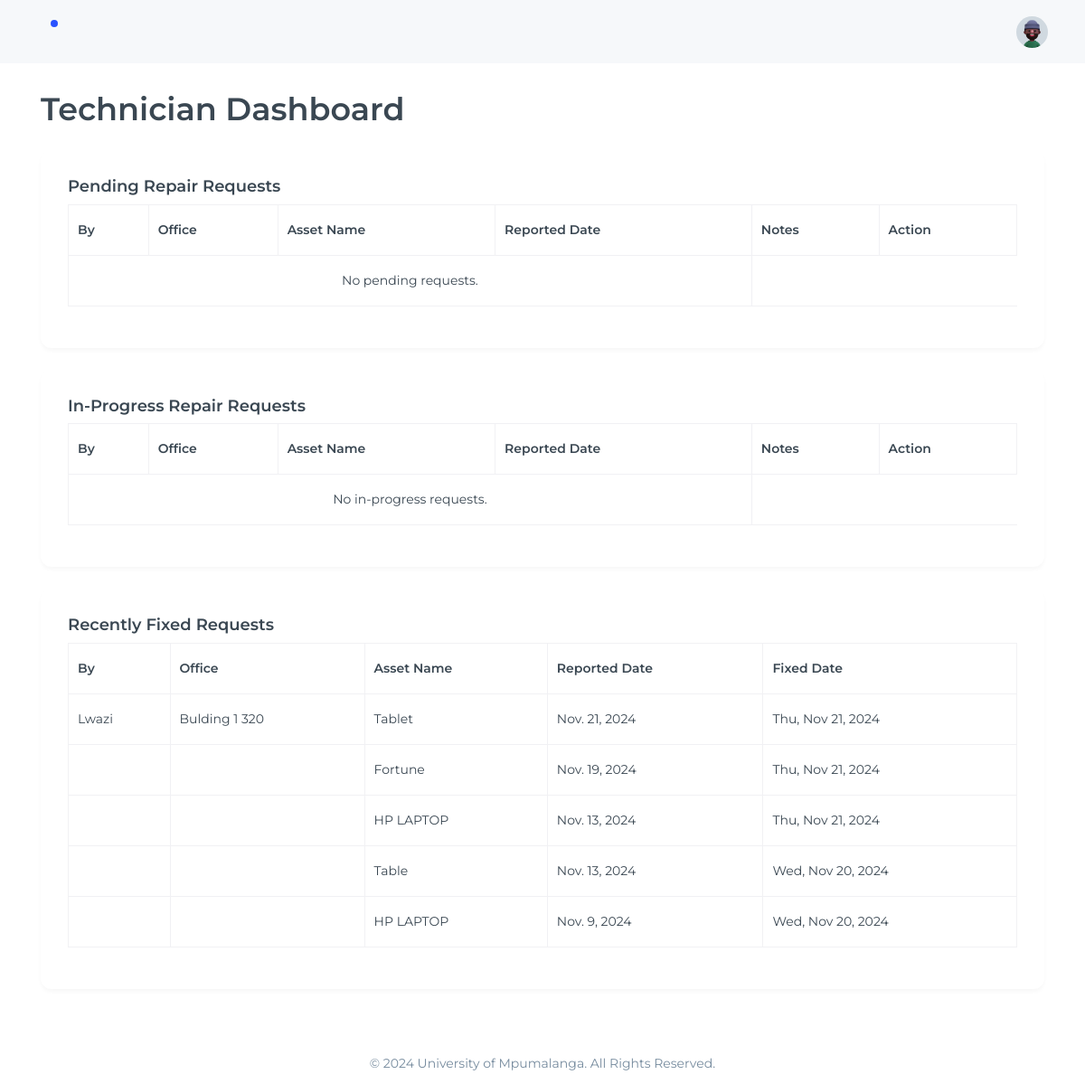
/technician/dashboard/, run on an earlier commit of the app's database.
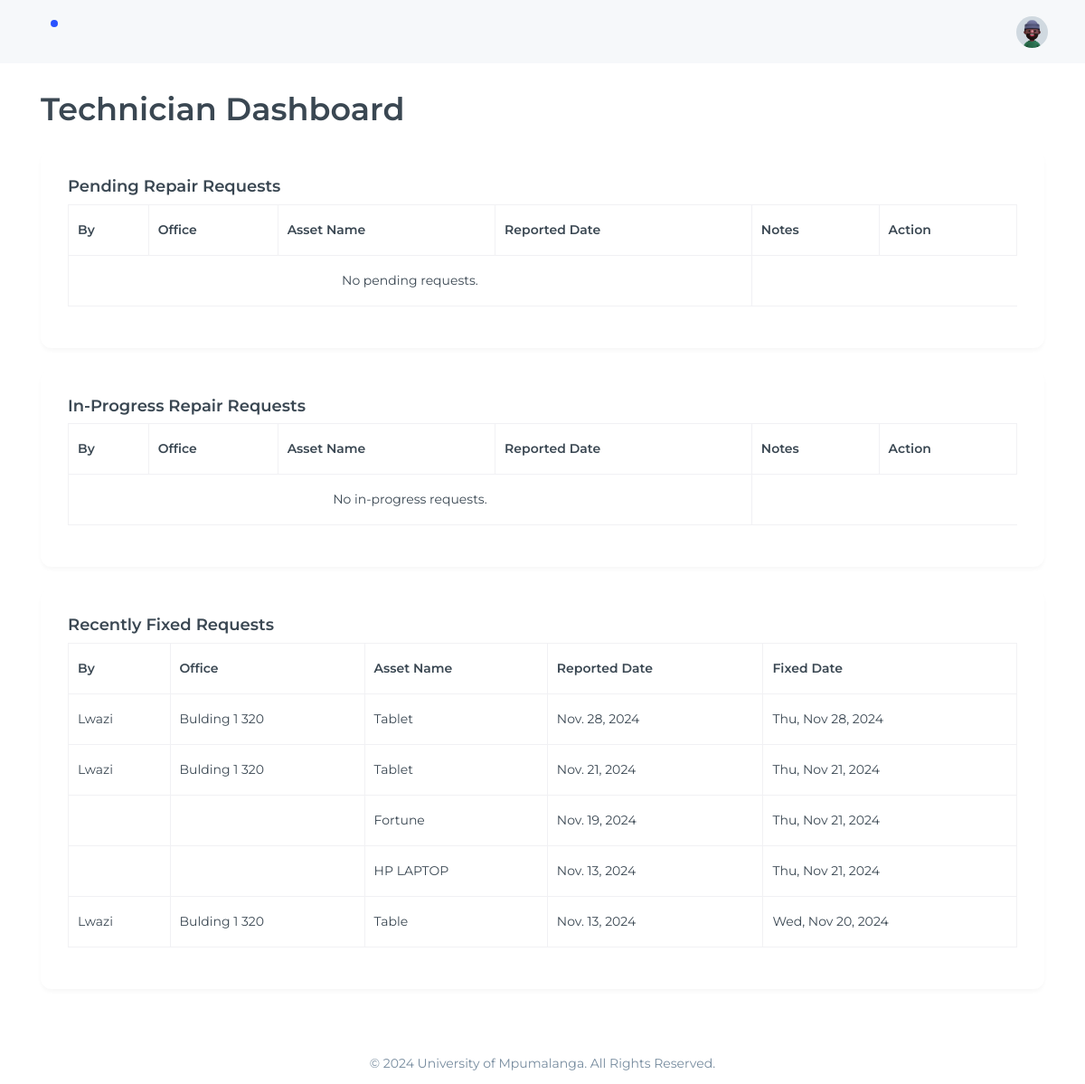
And on a later commit of the database.
### technician/models.py (models this page shows)
class RepairRequest(models.Model):
    asset = models.ForeignKey(Asset, on_delete=models.CASCADE)
    reported_date = models.DateField(auto_now_add=True)
    status = models.CharField(max_length=20, choices=[
        ('pending', 'Pending'),
        ('in_progress', 'In Progress'),
        ('fixed', 'Fixed')
    ])
    technician_notes = models.TextField(blank=True, null=True)
    staff_notes = models.TextField(blank=True, null=True, default="none")
    updated_at = models.DateTimeField(auto_now=True)

### administration/models.py (models this page shows, shortened)
class Asset(models.Model):
    name = models.CharField(max_length=100)
    university_barcode = models.CharField(max_length=50, unique=True)
    serial_number = models.CharField(max_length=50, unique=True)
    image = models.ImageField(upload_to='assets/images/')
    status = models.CharField(max_length=20, choices=[
        ('damaged', 'Damaged'),
        ('good condition', 'Good Condition'),
        ('fixed', 'Fixed'),
        ('missing', 'Missing')
    ])
    owner = models.ForeignKey(Staff, on_delete=models.SET_NULL, null=True, blank=True)

class Staff(models.Model):
    user = models.OneToOneField('auth_app.User', on_delete=models.CASCADE, blank=True, null=True)
    staff_number = models.CharField(max_length=100, unique=True)
    name = models.CharField(max_length=100)
    surname = models.CharField(max_length=100)
    national_id = models.CharField(max_length=50, blank=True, null=True)
    passport_number = models.CharField(max_length=50, blank=True, null=True)
    status = models.CharField(max_length=10, choices=[('active', 'Active'), ('not active', 'Not Active')])
    office = models.ForeignKey('administration.Office', on_delete=models.SET_NULL, null=True, blank=True)
    added_date = models.DateTimeField(default=now)  # Default to the current date and time
    email = models.EmailField()

class Office(models.Model):
    building_name = models.CharField(max_length=100, blank=True, null=True)  # Allow NULL values
    office_number = models.CharField(max_length=50, blank=True, null=True)

### technician/views.py (the view)
# urls.py: path('dashboard/', TechnicianDashboardView.as_view(), name='technician-dashboard'),
class TechnicianDashboardView(TemplateView):
    template_name = "technician/pages/home/index.html"
    def get_context_data(self, **kwargs):
        context = super().get_context_data(**kwargs)
        context['pending_requests'] = RepairRequest.objects.filter(status='pending')
        context['in_progress_requests'] = RepairRequest.objects.filter(status='in_progress')
        context['fixed_requests'] = RepairRequest.objects.filter(status='fixed').order_by('-reported_date')[:5]  # Last 5 fixed
        return context

### technician/templates/technician/pages/home/index.html (shortened to what the changed rows need)
{% extends "technician/global/base.html" %}
{% load static %}
{% block content %}
<div class="container-fluid">
    <h1 class="mb-4">Technician Dashboard</h1>
    <div class="card mb-4">
        <div class="card-body">
            <div class="table-responsive">
                <table class="table table-bordered">
                    <thead>
                        <tr>
                            <th>By</th>
                            <th>Office</th>
                            <th>Asset Name</th>
                            <th>Reported Date</th>
                            <th>Notes</th>
                            <th>Action</th>
                        </tr>
                    </thead>
                </table>
            </div>
        </div>
    </div>
    <div class="card mb-4">
        <div class="card-body">
            <div class="table-responsive">
                <table class="table table-bordered">
                    <thead>
                        <tr>
                            <th>By</th>
                            <th>Office</th>
                            <th>Asset Name</th>
                            <th>Reported Date</th>
                            <th>Notes</th>
                            <th>Action</th>
                        </tr>
                    </thead>
                </table>
            </div>
        </div>
    </div>
    <div class="card">
        <div class="card-body">
            <div class="table-responsive">
                <table class="table table-bordered">
                    <thead>
                        <tr>
                            <th>By</th>
                            <th>Office</th>
                            <th>Asset Name</th>
                            <th>Reported Date</th>
                            <th>Fixed Date</th>
                        </tr>
                    </thead>
                    <tbody>
                        {% for request in fixed_requests %}
                        <tr>
                            <td>{{ request.asset.owner.name }}</td>
                            <td>{{ request.asset.owner.office.building_name }} {{ request.asset.owner.office.office_number }}</td>
                            <td>{{ request.asset.name }}</td>
                            <td>{{ request.reported_date }}</td>
                            <td>{{ request.updated_at|date:"D, M j, Y" }}</td>
                        </tr>
                        {% empty %}
                        <tr>
                            <td colspan="3" class="text-center">No recently fixed requests.</td>
                        </tr>
                        {% endfor %}
                    </tbody>
                </table>
            </div>
        </div>
    </div>
</div>
{% endblock %}

What changed in the data, as far as the page shows it:
no longer on this page (row unchanged): RepairRequest: asset.name "HP LAPTOP", reported_date "Nov. 9, 2024", updated_at "Wed, Nov 20, 2024"
added RepairRequest: asset.owner.name "Lwazi", asset.owner.office.building_name "Bulding 1", asset.owner.office.office_number "320", asset.name "Tablet", reported_date "Nov. 28, 2024", updated_at "Thu, Nov 28, 2024"
changed through a linked row, RepairRequest "Wed, Nov 20, 2024": asset.owner.name (not shown) → "Lwazi"; asset.owner.office.building_name (not shown) → "Bulding 1"; asset.owner.office.office_number (not shown) → "320"
